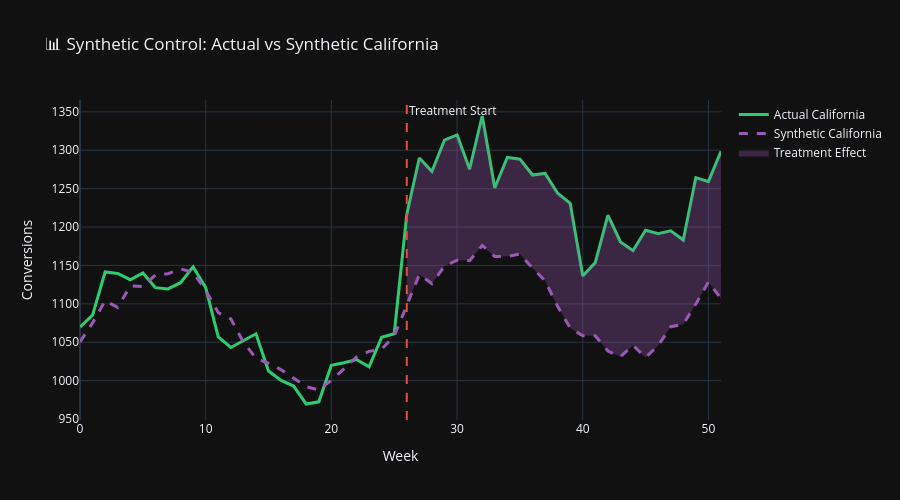

Write notebook code for a chart like this one.
### Code cell
# Generate synthetic series
X_donors_full = sc_data[donor_units].values
synthetic_series = X_donors_full @ optimal_weights
actual_series = sc_data[treatment_unit].values

# Calculate treatment effect
gap = actual_series - synthetic_series
post_gap = gap[treatment_week:]
pre_gap = gap[:treatment_week]

# Lift estimate
avg_post_gap = np.mean(post_gap)
avg_synthetic_post = np.mean(synthetic_series[treatment_week:])
sc_lift = avg_post_gap / avg_synthetic_post if avg_synthetic_post > 0 else 0

# Visualize
fig = go.Figure()

fig.add_trace(go.Scatter(
    x=sc_data['week'], y=actual_series,
    name='Actual California', line=dict(color='#2ecc71', width=3)
))
fig.add_trace(go.Scatter(
    x=sc_data['week'], y=synthetic_series,
    name='Synthetic California', line=dict(color='#9b59b6', width=3, dash='dash')
))

# Shade the gap
post_weeks = sc_data['week'][treatment_week:].values
fig.add_trace(go.Scatter(
    x=np.concatenate([post_weeks, post_weeks[::-1]]),
    y=np.concatenate([actual_series[treatment_week:], synthetic_series[treatment_week:][::-1]]),
    fill='toself',
    fillcolor='rgba(155, 89, 182, 0.3)',
    line=dict(color='rgba(0,0,0,0)'),
    name='Treatment Effect'
))

fig.add_vline(x=26, line_dash="dash", line_color="#e74c3c", line_width=2,
              annotation_text="Treatment Start")

fig.update_layout(
    title="📊 Synthetic Control: Actual vs Synthetic California",
    xaxis_title="Week",
    yaxis_title="Conversions",
    height=500
)
fig.show()

### Figure 1 — Plotly figure (JSON) as saved in the notebook; plotly's stock layout.template omitted (floating-point values rounded to 4 significant figures)
{"data": [{"line": {"color": "#2ecc71", "width": 3}, "name": "Actual California", "type": "scatter", "x": [0, 1, 2, 3, 4, 5, 6, 7, 8, 9, 10, 11, 12, 13, 14, 15, 16, 17, 18, 19, 20, 21, 22, 23, 24, 25, 26, 27, 28, 29, 30, 31, 32, 33, 34, 35, 36, 37, 38, 39, 40, 41, 42, 43, 44, 45, 46, 47, 48, 49, 50, 51], "y": [1070.0, 1085.0, 1141.0, 1140.0, 1131.0, 1140.0, 1121.0, 1119.0, 1128.0, 1148.0, 1121.0, 1057.0, 1043.0, 1052.0, 1061.0, 1013.0, 1000.0, 993.0, 969.6, 972.3, 1020.0, 1023.0, 1028.0, 1018.0, 1056.0, 1061.0, 1216.0, 1290.0, 1272.0, 1313.0, 1320.0, 1275.0, 1345.0, 1251.0, 1291.0, 1288.0, 1268.0, 1270.0, 1244.0, 1231.0, 1136.0, 1154.0, 1215.0, 1181.0, 1169.0, 1196.0, 1191.0, 1195.0, 1183.0, 1264.0, 1259.0, 1299.0]}, {"line": {"color": "#9b59b6", "dash": "dash", "width": 3}, "name": "Synthetic California", "type": "scatter", "x": [0, 1, 2, 3, 4, 5, 6, 7, 8, 9, 10, 11, 12, 13, 14, 15, 16, 17, 18, 19, 20, 21, 22, 23, 24, 25, 26, 27, 28, 29, 30, 31, 32, 33, 34, 35, 36, 37, 38, 39, 40, 41, 42, 43, 44, 45, 46, 47, 48, 49, 50, 51], "y": [1050.0, 1075.0, 1104.0, 1095.0, 1123.0, 1123.0, 1138.0, 1139.0, 1146.0, 1141.0, 1118.0, 1089.0, 1081.0, 1050.0, 1029.0, 1023.0, 1014.0, 1004.0, 992.1, 987.8, 1001.0, 1015.0, 1031.0, 1038.0, 1041.0, 1058.0, 1099.0, 1138.0, 1126.0, 1149.0, 1157.0, 1156.0, 1176.0, 1162.0, 1162.0, 1165.0, 1147.0, 1130.0, 1097.0, 1068.0, 1058.0, 1058.0, 1038.0, 1031.0, 1046.0, 1030.0, 1046.0, 1070.0, 1073.0, 1100.0, 1128.0, 1107.0]}, {"fill": "toself", "fillcolor": "rgba(155, 89, 182, 0.3)", "line": {"color": "rgba(0,0,0,0)"}, "name": "Treatment Effect", "type": "scatter", "x": [26, 27, 28, 29, 30, 31, 32, 33, 34, 35, 36, 37, 38, 39, 40, 41, 42, 43, 44, 45, 46, 47, 48, 49, 50, 51, 51, 50, 49, 48, 47, 46, 45, 44, 43, 42, 41, 40, 39, 38, 37, 36, 35, 34, 33, 32, 31, 30, 29, 28, 27, 26], "y": [1216.0, 1290.0, 1272.0, 1313.0, 1320.0, 1275.0, 1345.0, 1251.0, 1291.0, 1288.0, 1268.0, 1270.0, 1244.0, 1231.0, 1136.0, 1154.0, 1215.0, 1181.0, 1169.0, 1196.0, 1191.0, 1195.0, 1183.0, 1264.0, 1259.0, 1299.0, 1107.0, 1128.0, 1100.0, 1073.0, 1070.0, 1046.0, 1030.0, 1046.0, 1031.0, 1038.0, 1058.0, 1058.0, 1068.0, 1097.0, 1130.0, 1147.0, 1165.0, 1162.0, 1162.0, 1176.0, 1156.0, 1157.0, 1149.0, 1126.0, 1138.0, 1099.0]}], "layout": {"annotations": [{"showarrow": false, "text": "Treatment Start", "x": 26, "xanchor": "left", "xref": "x", "y": 1, "yanchor": "top", "yref": "y domain"}], "height": 500, "shapes": [{"line": {"color": "#e74c3c", "dash": "dash", "width": 2}, "type": "line", "x0": 26, "x1": 26, "xref": "x", "y0": 0, "y1": 1, "yref": "y domain"}], "title": {"text": "📊 Synthetic Control: Actual vs Synthetic California"}, "xaxis": {"title": {"text": "Week"}}, "yaxis": {"title": {"text": "Conversions"}}}}
